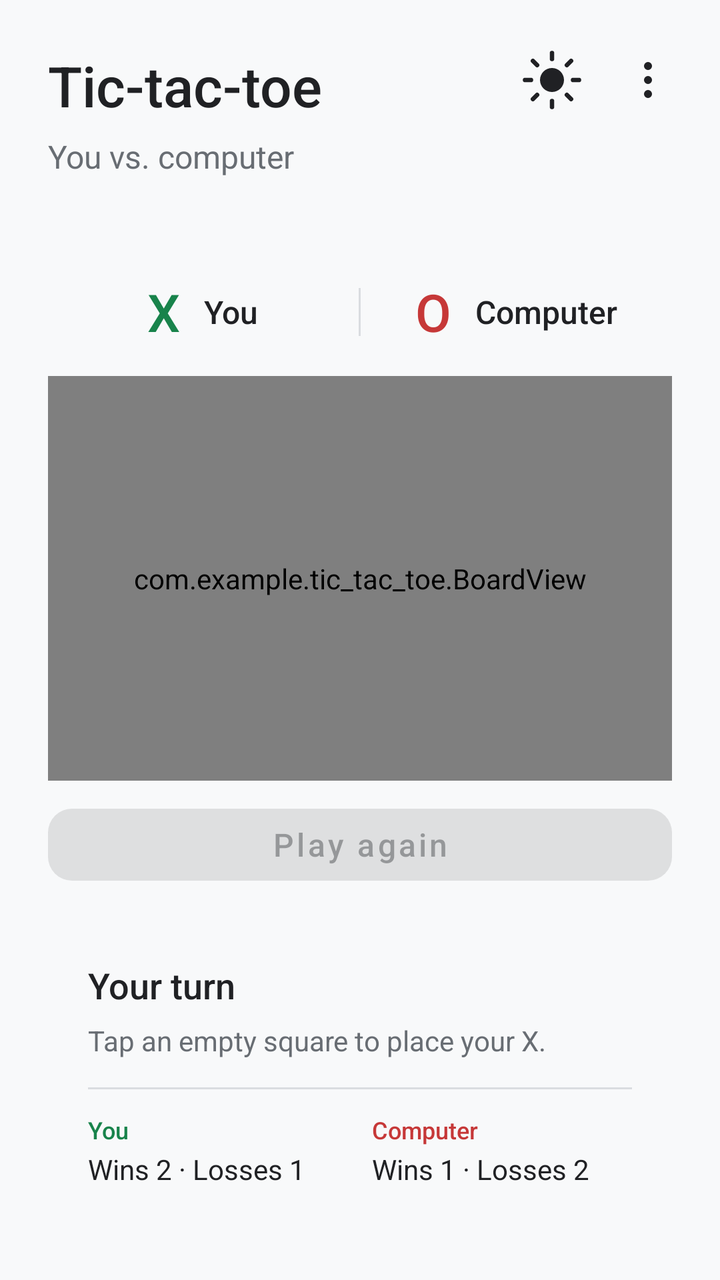
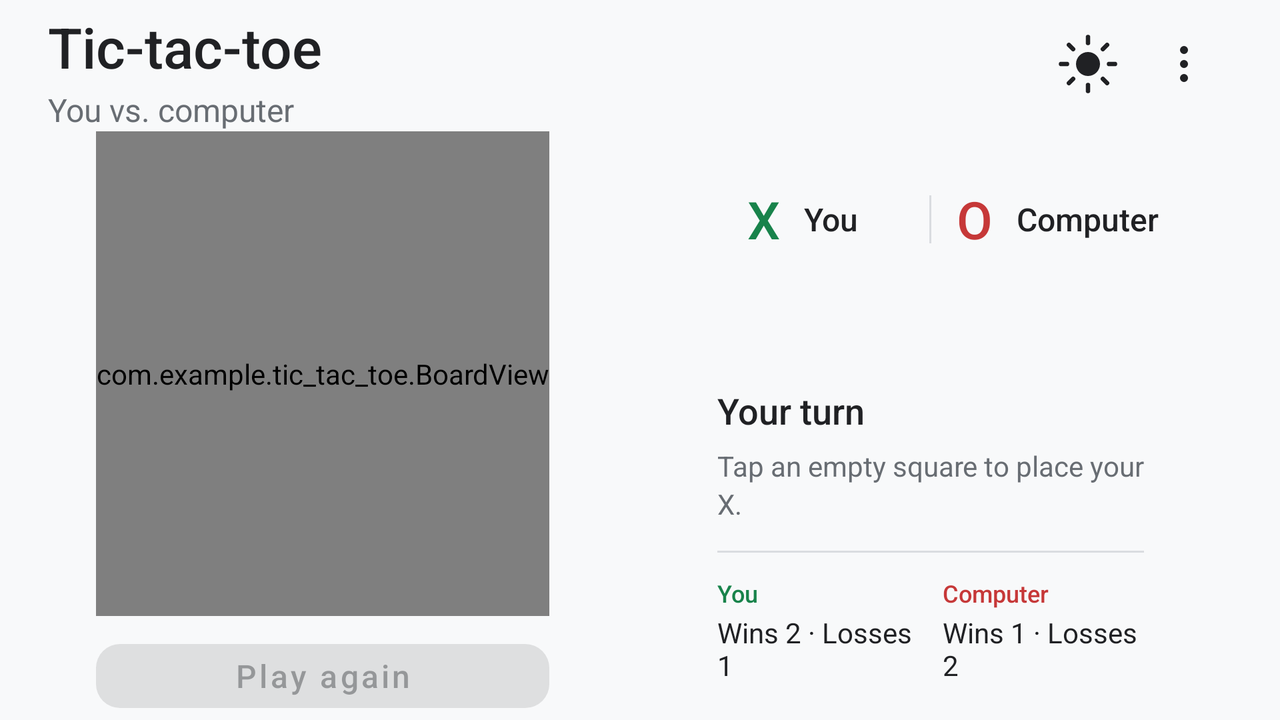

Two renders of one Android screen. The first uses the default layout on a phone; the second uses the alternative layout the repository ships for a different screen configuration, on a matching device. The two XML files are below.
<!-- AndroidManifest.xml: application theme Theme.TicTacToe -->
<!-- res/layout/activity_main.xml -->
<?xml version="1.0" encoding="utf-8"?>
<LinearLayout xmlns:android="http://schemas.android.com/apk/res/android"
    xmlns:app="http://schemas.android.com/apk/res-auto"
    xmlns:tools="http://schemas.android.com/tools"
    android:id="@+id/root"
    android:layout_width="match_parent"
    android:layout_height="match_parent"
    android:background="@color/background"
    android:orientation="vertical">

    
    <FrameLayout
        android:layout_width="match_parent"
        android:layout_height="wrap_content"
        android:minHeight="112dp">

        <LinearLayout
            android:layout_width="match_parent"
            android:layout_height="wrap_content"
            android:orientation="vertical"
            android:paddingStart="24dp"
            android:paddingTop="24dp"
            android:paddingEnd="120dp">

            <TextView
                android:layout_width="match_parent"
                android:layout_height="wrap_content"
                android:fontFamily="sans-serif-medium"
                android:text="@string/game_title"
                android:textColor="@color/text_primary"
                android:textSize="28sp" />

            <TextView
                android:layout_width="match_parent"
                android:layout_height="wrap_content"
                android:layout_marginTop="6dp"
                android:text="@string/game_subtitle"
                android:textColor="@color/text_secondary"
                android:textSize="16sp" />
        </LinearLayout>

        <ImageButton
            android:id="@+id/theme_button"
            android:layout_width="48dp"
            android:layout_height="48dp"
            android:layout_gravity="top|end"
            android:layout_marginTop="16dp"
            android:layout_marginEnd="60dp"
            android:background="?attr/selectableItemBackgroundBorderless"
            android:contentDescription="@string/theme_toggle_description"
            android:src="@drawable/ic_theme_toggle" />

        <ImageButton
            android:id="@+id/overflow_button"
            android:layout_width="48dp"
            android:layout_height="48dp"
            android:layout_gravity="top|end"
            android:layout_marginTop="16dp"
            android:layout_marginEnd="12dp"
            android:background="?attr/selectableItemBackgroundBorderless"
            android:contentDescription="@string/more_options"
            android:src="@drawable/ic_more_vert" />
    </FrameLayout>

    
    <LinearLayout
        android:layout_width="match_parent"
        android:layout_height="0dp"
        android:layout_weight="1"
        android:orientation="vertical"
        android:paddingStart="24dp"
        android:paddingTop="20dp"
        android:paddingEnd="24dp"
        android:paddingBottom="28dp">

        
        <LinearLayout
            android:layout_width="match_parent"
            android:layout_height="48dp"
            android:orientation="horizontal">

            <LinearLayout
                android:layout_width="0dp"
                android:layout_height="match_parent"
                android:layout_weight="1"
                android:gravity="center"
                android:orientation="horizontal">

                <TextView
                    android:id="@+id/player_you_mark"
                    android:layout_width="wrap_content"
                    android:layout_height="wrap_content"
                    android:fontFamily="sans-serif-medium"
                    android:text="@string/mark_x"
                    android:textColor="@color/mark_x"
                    android:textSize="26sp" />

                <TextView
                    android:id="@+id/player_you_name"
                    android:layout_width="wrap_content"
                    android:layout_height="wrap_content"
                    android:layout_marginStart="12dp"
                    android:fontFamily="sans-serif-medium"
                    android:text="@string/player_you"
                    android:textColor="@color/text_primary"
                    android:textSize="16sp" />
            </LinearLayout>

            <View
                android:layout_width="1dp"
                android:layout_height="24dp"
                android:layout_gravity="center_vertical"
                android:background="@drawable/divider_players" />

            <LinearLayout
                android:layout_width="0dp"
                android:layout_height="match_parent"
                android:layout_weight="1"
                android:gravity="center"
                android:orientation="horizontal">

                <TextView
                    android:id="@+id/player_other_mark"
                    android:layout_width="wrap_content"
                    android:layout_height="wrap_content"
                    android:fontFamily="sans-serif-medium"
                    android:text="@string/mark_o"
                    android:textColor="@color/mark_o"
                    android:textSize="26sp" />

                <TextView
                    android:id="@+id/player_other_name"
                    android:layout_width="wrap_content"
                    android:layout_height="wrap_content"
                    android:layout_marginStart="12dp"
                    android:fontFamily="sans-serif-medium"
                    android:text="@string/player_computer"
                    android:textColor="@color/text_primary"
                    android:textSize="16sp" />
            </LinearLayout>
        </LinearLayout>

        
        <com.example.tic_tac_toe.BoardView
            android:id="@+id/board"
            android:layout_width="match_parent"
            android:layout_height="0dp"
            android:layout_marginTop="8dp"
            android:layout_marginBottom="8dp"
            android:layout_weight="1"
            app:boardAspect="1.0111"
            app:countSpacing="20dp"
            app:markScale="0.368" />

        
        <com.google.android.material.button.MaterialButton
            android:id="@+id/play_again"
            android:layout_width="match_parent"
            android:layout_height="48dp"
            android:layout_marginBottom="16dp"
            android:enabled="false"
            android:fontFamily="sans-serif-medium"
            android:text="@string/play_again"
            android:textAllCaps="false"
            android:textSize="16sp"
            app:cornerRadius="12dp" />

        
        <LinearLayout
            android:layout_width="match_parent"
            android:layout_height="wrap_content"
            android:background="@drawable/bg_status_card"
            android:minHeight="88dp"
            android:orientation="vertical"
            android:paddingStart="20dp"
            android:paddingTop="18dp"
            android:paddingEnd="20dp"
            android:paddingBottom="18dp">

            <TextView
                android:id="@+id/status_title"
                android:layout_width="match_parent"
                android:layout_height="wrap_content"
                android:fontFamily="sans-serif-medium"
                android:textColor="@color/text_primary"
                android:textSize="18sp"
                tools:text="Your turn" />

            <TextView
                android:id="@+id/status_detail"
                android:layout_width="match_parent"
                android:layout_height="wrap_content"
                android:layout_marginTop="6dp"
                android:lineSpacingMultiplier="1.15"
                android:textColor="@color/text_secondary"
                android:textSize="14sp"
                tools:text="Tap an empty square to place your X." />

            <View
                android:layout_width="match_parent"
                android:layout_height="1dp"
                android:layout_marginTop="14dp"
                android:background="@drawable/divider_players" />

            <LinearLayout
                android:layout_width="match_parent"
                android:layout_height="wrap_content"
                android:layout_marginTop="12dp"
                android:orientation="horizontal">

                <LinearLayout
                    android:layout_width="0dp"
                    android:layout_height="wrap_content"
                    android:layout_weight="1"
                    android:orientation="vertical">

                    <TextView
                        android:id="@+id/score_you_label"
                        android:layout_width="wrap_content"
                        android:layout_height="wrap_content"
                        android:fontFamily="sans-serif-medium"
                        android:text="@string/player_you"
                        android:textColor="@color/mark_x"
                        android:textSize="12sp" />

                    <TextView
                        android:id="@+id/score_player"
                        android:layout_width="wrap_content"
                        android:layout_height="wrap_content"
                        android:layout_marginTop="2dp"
                        android:textColor="@color/text_primary"
                        android:textSize="14sp"
                        tools:text="Wins 2 · Losses 1" />
                </LinearLayout>

                <LinearLayout
                    android:layout_width="0dp"
                    android:layout_height="wrap_content"
                    android:layout_marginStart="12dp"
                    android:layout_weight="1"
                    android:orientation="vertical">

                    <TextView
                        android:id="@+id/score_other_label"
                        android:layout_width="wrap_content"
                        android:layout_height="wrap_content"
                        android:fontFamily="sans-serif-medium"
                        android:text="@string/player_computer"
                        android:textColor="@color/mark_o"
                        android:textSize="12sp" />

                    <TextView
                        android:id="@+id/score_computer"
                        android:layout_width="wrap_content"
                        android:layout_height="wrap_content"
                        android:layout_marginTop="2dp"
                        android:textColor="@color/text_primary"
                        android:textSize="14sp"
                        tools:text="Wins 1 · Losses 2" />
                </LinearLayout>
            </LinearLayout>
        </LinearLayout>
    </LinearLayout>
</LinearLayout>
<!-- resources referenced by this layout -->
<resources>
  <color name="background">#FFF8F9FA</color>
  <color name="mark_o">#FFC63838</color>
  <color name="mark_x">#FF18834B</color>
  <color name="text_primary">#FF202124</color>
  <color name="text_secondary">#FF686D73</color>
  <!-- drawable divider_players (drawable) -->
  <?xml version="1.0" encoding="utf-8"?>
  <shape xmlns:android="http://schemas.android.com/apk/res/android"
      android:shape="rectangle">
      <solid android:color="@color/outline" />
  </shape>
  <!-- drawable ic_more_vert (drawable) -->
  <?xml version="1.0" encoding="utf-8"?>
  <vector xmlns:android="http://schemas.android.com/apk/res/android"
      android:width="48dp"
      android:height="48dp"
      android:viewportWidth="48"
      android:viewportHeight="48">
      <path
          android:fillColor="@color/text_primary"
          android:pathData="M22,17a2,2 0,1 0,4 0a2,2 0,1 0,-4 0ZM22,24a2,2 0,1 0,4 0a2,2 0,1 0,-4 0ZM22,31a2,2 0,1 0,4 0a2,2 0,1 0,-4 0Z" />
  </vector>
  <!-- drawable ic_theme_toggle (drawable) -->
  <?xml version="1.0" encoding="utf-8"?>
  <vector xmlns:android="http://schemas.android.com/apk/res/android"
      android:width="48dp"
      android:height="48dp"
      android:viewportWidth="48"
      android:viewportHeight="48">
      
      <path
          android:fillColor="@color/text_primary"
          android:pathData="M24,24m-6,0a6,6 0,1 0,12 0a6,6 0,1 0,-12 0Z" />
      
      <path
          android:strokeColor="@color/text_primary"
          android:strokeWidth="2.2"
          android:strokeLineCap="round"
          android:pathData="M24,10.5L24,13.5M24,34.5L24,37.5M10.5,24L13.5,24M34.5,24L37.5,24M14.45,14.45L16.57,16.57M31.43,31.43L33.55,33.55M14.45,33.55L16.57,31.43M31.43,16.57L33.55,14.45" />
  </vector>
  <string name="game_subtitle">You vs. computer</string>
  <string name="game_title">Tic-tac-toe</string>
  <string name="mark_o">O</string>
  <string name="mark_x">X</string>
  <string name="more_options">More options</string>
  <string name="play_again">Play again</string>
  <string name="player_computer">Computer</string>
  <string name="player_you">You</string>
  <string name="theme_toggle_description">Switch to dark mode</string>
  <color name="outline">#FFDADCE0</color>
  <color name="mark_x_dark">#FF0F6A3A</color>
  <color name="on_mark_x">#FFFFFFFF</color>
  <color name="white">#FFFFFFFF</color>
  <color name="surface">#FFFFFFFF</color>
  <style name="ShapeAppearance.TicTacToe.Dialog" parent="ShapeAppearance.MaterialComponents.MediumComponent">
          <item name="cornerFamily">rounded</item>
          <item name="cornerSize">16dp</item>
      </style>
  <style name="TicTacToe.DialogTitle" parent="MaterialAlertDialog.MaterialComponents.Title.Text">
          <item name="android:textSize">22sp</item>
          <item name="android:textColor">@color/text_primary</item>
          <item name="android:fontFamily">sans-serif-medium</item>
      </style>
  <style name="TicTacToe.DialogBody" parent="MaterialAlertDialog.MaterialComponents.Body.Text">
          <item name="android:textSize">16sp</item>
          <item name="android:textColor">@color/text_secondary</item>
      </style>
  <style name="TicTacToe.DialogButton" parent="Widget.MaterialComponents.Button.TextButton.Dialog">
          <item name="android:textSize">14sp</item>
          <item name="android:textAllCaps">false</item>
          <item name="android:textColor">@color/mark_x</item>
          <item name="android:fontFamily">sans-serif-medium</item>
      </style>
  <!-- some entries are left out for length -->
</resources>
<!-- res/layout-land/activity_main.xml (the repository's variant of the layout above) -->
<!-- drawn on the phone turned sideways -->
<?xml version="1.0" encoding="utf-8"?>
<LinearLayout xmlns:android="http://schemas.android.com/apk/res/android"
    xmlns:app="http://schemas.android.com/apk/res-auto"
    xmlns:tools="http://schemas.android.com/tools"
    android:id="@+id/root"
    android:layout_width="match_parent"
    android:layout_height="match_parent"
    android:background="@color/background"
    android:orientation="vertical">

    
    <FrameLayout
        android:layout_width="match_parent"
        android:layout_height="wrap_content"
        android:minHeight="64dp">

        <LinearLayout
            android:layout_width="match_parent"
            android:layout_height="wrap_content"
            android:orientation="vertical"
            android:paddingStart="24dp"
            android:paddingTop="4.5dp"
            android:paddingEnd="128dp">

            <TextView
                android:layout_width="match_parent"
                android:layout_height="wrap_content"
                android:fontFamily="sans-serif-medium"
                android:text="@string/game_title"
                android:textColor="@color/text_primary"
                android:textSize="28sp" />

            <TextView
                android:layout_width="match_parent"
                android:layout_height="wrap_content"
                android:layout_marginTop="2dp"
                android:text="@string/game_subtitle"
                android:textColor="@color/text_secondary"
                android:textSize="16sp" />
        </LinearLayout>

        <ImageButton
            android:id="@+id/theme_button"
            android:layout_width="48dp"
            android:layout_height="48dp"
            android:layout_gravity="top|end"
            android:layout_marginTop="8dp"
            android:layout_marginEnd="72dp"
            android:background="?attr/selectableItemBackgroundBorderless"
            android:contentDescription="@string/theme_toggle_description"
            android:src="@drawable/ic_theme_toggle" />

        <ImageButton
            android:id="@+id/overflow_button"
            android:layout_width="48dp"
            android:layout_height="48dp"
            android:layout_gravity="top|end"
            android:layout_marginTop="8dp"
            android:layout_marginEnd="24dp"
            android:background="?attr/selectableItemBackgroundBorderless"
            android:contentDescription="@string/more_options"
            android:src="@drawable/ic_more_vert" />
    </FrameLayout>

    
    <LinearLayout
        android:layout_width="match_parent"
        android:layout_height="0dp"
        android:layout_weight="1"
        android:orientation="horizontal"
        android:paddingStart="48dp"
        android:paddingEnd="48dp">

        
        <LinearLayout
            android:layout_width="wrap_content"
            android:layout_height="match_parent"
            android:orientation="vertical">

            <com.example.tic_tac_toe.BoardView
                android:id="@+id/board"
                android:layout_width="wrap_content"
                android:layout_height="0dp"
                android:layout_weight="1"
                app:boardAspect="1"
                app:countSpacing="8dp"
                app:markScale="0.426" />

            
            <com.google.android.material.button.MaterialButton
                android:id="@+id/play_again"
                android:layout_width="match_parent"
                android:layout_height="44dp"
                android:layout_marginTop="8dp"
                android:enabled="false"
                android:fontFamily="sans-serif-medium"
                android:text="@string/play_again"
                android:textAllCaps="false"
                android:textSize="16sp"
                app:cornerRadius="12dp" />
        </LinearLayout>

        
        <LinearLayout
            android:layout_width="0dp"
            android:layout_height="match_parent"
            android:layout_marginStart="64dp"
            android:layout_weight="1"
            android:orientation="vertical">

            
            <LinearLayout
                android:layout_width="match_parent"
                android:layout_height="48dp"
                android:layout_marginTop="20dp"
                android:orientation="horizontal">

                <LinearLayout
                    android:layout_width="0dp"
                    android:layout_height="match_parent"
                    android:layout_weight="1"
                    android:gravity="center"
                    android:orientation="horizontal">

                    <TextView
                        android:id="@+id/player_you_mark"
                        android:layout_width="wrap_content"
                        android:layout_height="wrap_content"
                        android:fontFamily="sans-serif-medium"
                        android:text="@string/mark_x"
                        android:textColor="@color/mark_x"
                        android:textSize="26sp" />

                    <TextView
                        android:id="@+id/player_you_name"
                        android:layout_width="wrap_content"
                        android:layout_height="wrap_content"
                        android:layout_marginStart="12dp"
                        android:fontFamily="sans-serif-medium"
                        android:text="@string/player_you"
                        android:textColor="@color/text_primary"
                        android:textSize="16sp" />
                </LinearLayout>

                <View
                    android:layout_width="1dp"
                    android:layout_height="24dp"
                    android:layout_gravity="center_vertical"
                    android:background="@drawable/divider_players" />

                <LinearLayout
                    android:layout_width="0dp"
                    android:layout_height="match_parent"
                    android:layout_weight="1"
                    android:gravity="center"
                    android:orientation="horizontal">

                    <TextView
                        android:id="@+id/player_other_mark"
                        android:layout_width="wrap_content"
                        android:layout_height="wrap_content"
                        android:fontFamily="sans-serif-medium"
                        android:text="@string/mark_o"
                        android:textColor="@color/mark_o"
                        android:textSize="26sp" />

                    <TextView
                        android:id="@+id/player_other_name"
                        android:layout_width="wrap_content"
                        android:layout_height="wrap_content"
                        android:layout_marginStart="12dp"
                        android:fontFamily="sans-serif-medium"
                        android:text="@string/player_computer"
                        android:textColor="@color/text_primary"
                        android:textSize="16sp" />
                </LinearLayout>
            </LinearLayout>

            
            <View
                android:layout_width="match_parent"
                android:layout_height="0dp"
                android:layout_weight="1" />

            
            <LinearLayout
                android:layout_width="match_parent"
                android:layout_height="wrap_content"
                android:background="@drawable/bg_status_card"
                android:minHeight="88dp"
                android:orientation="vertical"
                android:paddingStart="20dp"
                android:paddingTop="18dp"
                android:paddingEnd="20dp"
                android:paddingBottom="18dp">

                <TextView
                    android:id="@+id/status_title"
                    android:layout_width="match_parent"
                    android:layout_height="wrap_content"
                    android:fontFamily="sans-serif-medium"
                    android:textColor="@color/text_primary"
                    android:textSize="18sp"
                    tools:text="Your turn" />

                <TextView
                    android:id="@+id/status_detail"
                    android:layout_width="match_parent"
                    android:layout_height="wrap_content"
                    android:layout_marginTop="6dp"
                    android:lineSpacingMultiplier="1.15"
                    android:textColor="@color/text_secondary"
                    android:textSize="14sp"
                    tools:text="Tap an empty square to place your X." />

                <View
                    android:layout_width="match_parent"
                    android:layout_height="1dp"
                    android:layout_marginTop="14dp"
                    android:background="@drawable/divider_players" />

                <LinearLayout
                    android:layout_width="match_parent"
                    android:layout_height="wrap_content"
                    android:layout_marginTop="12dp"
                    android:orientation="horizontal">

                    <LinearLayout
                        android:layout_width="0dp"
                        android:layout_height="wrap_content"
                        android:layout_weight="1"
                        android:orientation="vertical">

                        <TextView
                            android:id="@+id/score_you_label"
                            android:layout_width="wrap_content"
                            android:layout_height="wrap_content"
                            android:fontFamily="sans-serif-medium"
                            android:text="@string/player_you"
                            android:textColor="@color/mark_x"
                            android:textSize="12sp" />

                        <TextView
                            android:id="@+id/score_player"
                            android:layout_width="wrap_content"
                            android:layout_height="wrap_content"
                            android:layout_marginTop="2dp"
                            android:textColor="@color/text_primary"
                            android:textSize="14sp"
                            tools:text="Wins 2 · Losses 1" />
                    </LinearLayout>

                    <LinearLayout
                        android:layout_width="0dp"
                        android:layout_height="wrap_content"
                        android:layout_marginStart="12dp"
                        android:layout_weight="1"
                        android:orientation="vertical">

                        <TextView
                            android:id="@+id/score_other_label"
                            android:layout_width="wrap_content"
                            android:layout_height="wrap_content"
                            android:fontFamily="sans-serif-medium"
                            android:text="@string/player_computer"
                            android:textColor="@color/mark_o"
                            android:textSize="12sp" />

                        <TextView
                            android:id="@+id/score_computer"
                            android:layout_width="wrap_content"
                            android:layout_height="wrap_content"
                            android:layout_marginTop="2dp"
                            android:textColor="@color/text_primary"
                            android:textSize="14sp"
                            tools:text="Wins 1 · Losses 2" />
                    </LinearLayout>
                </LinearLayout>
            </LinearLayout>
        </LinearLayout>
    </LinearLayout>
</LinearLayout>
